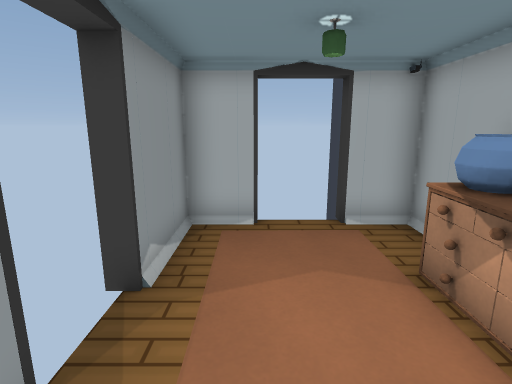
view 1 (above)

16 first-person views from a walk through a 3-D level made in the Godot game engine. The camera is 1.4 m above the floor, tilts 12° down and sees 80° across. The floor is counted in squares, 0.65 m on a side. Each view is taken from the middle of a square. On the plan, view 1 faces up. The plan holds only what a view shows up to about 18 squares ahead; the rest is blank. The place goes on beyond the plan. Flat picture figures and markers are left out. Characters and animated objects are not drawn. Door leaves are left out where a doorway can be walked through. Some surface patterns are stand-ins.

view 2
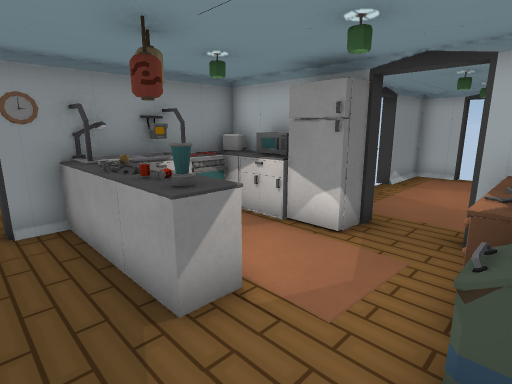

view 3
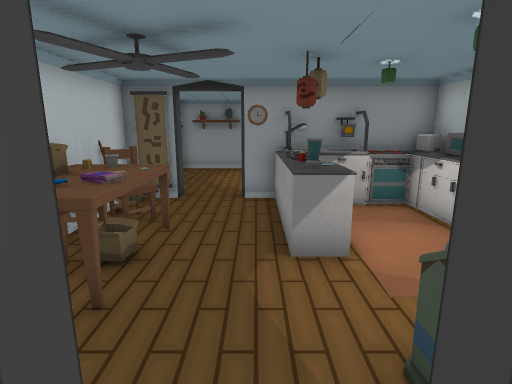

view 4
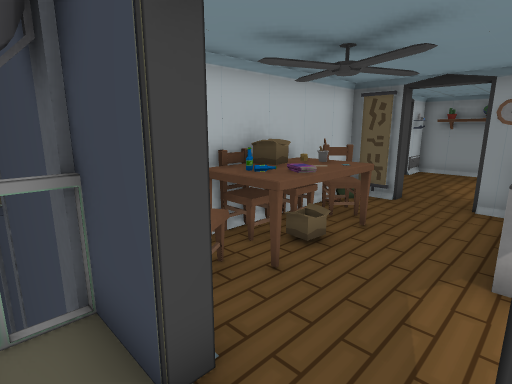

view 5
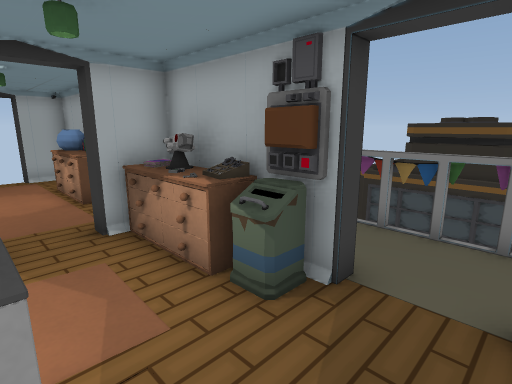

view 6
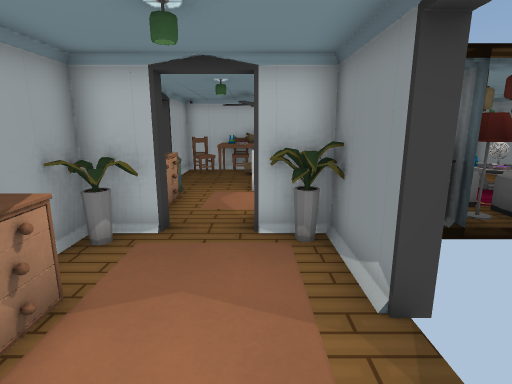

view 7
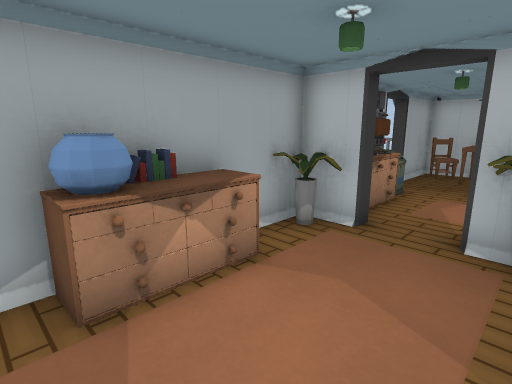

view 8
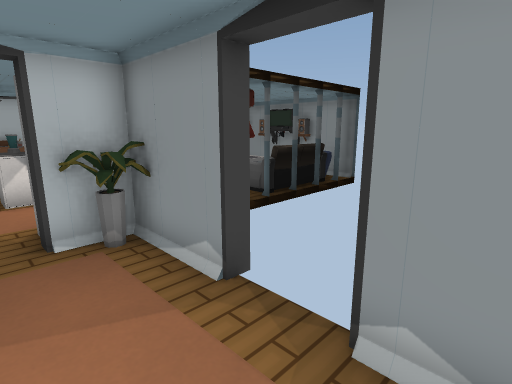

view 9
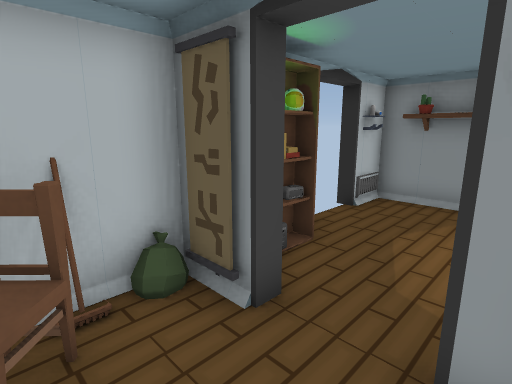

view 10
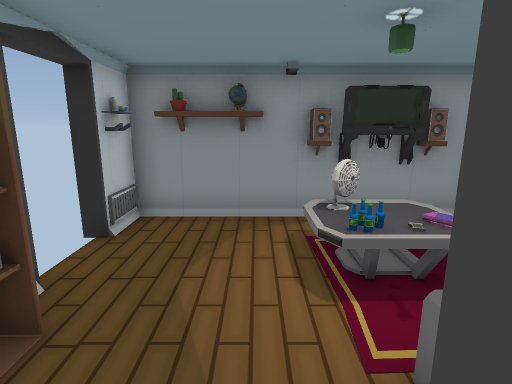

view 11
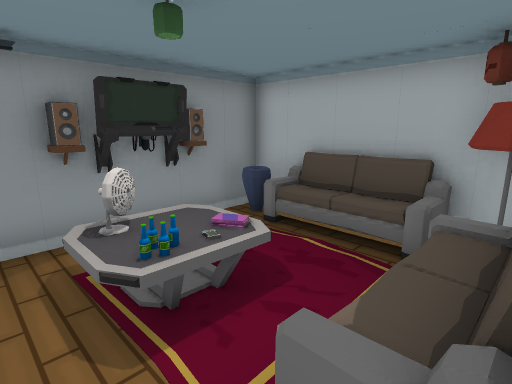

view 12
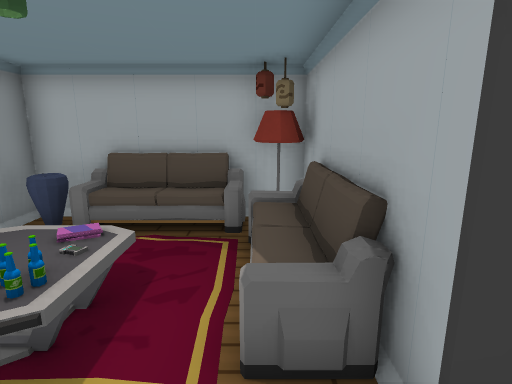

view 13
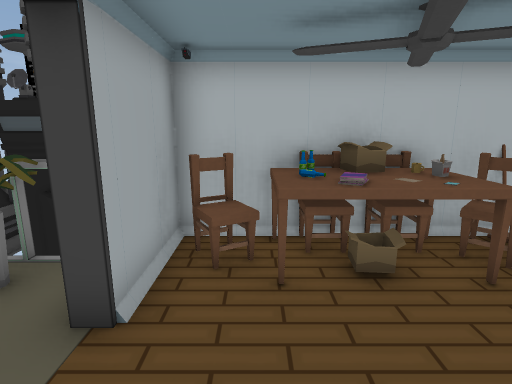

view 14
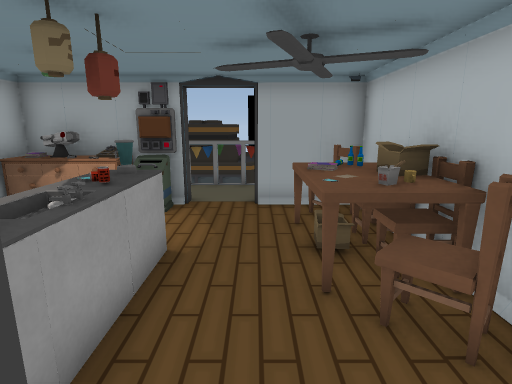

view 15
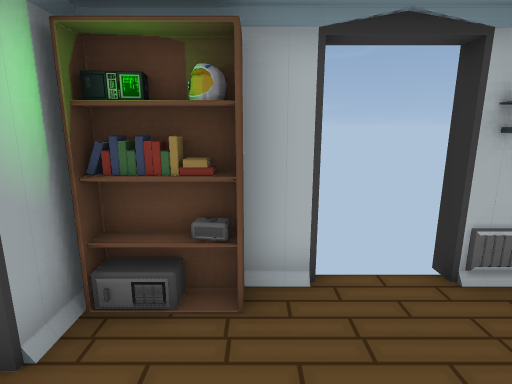

view 16
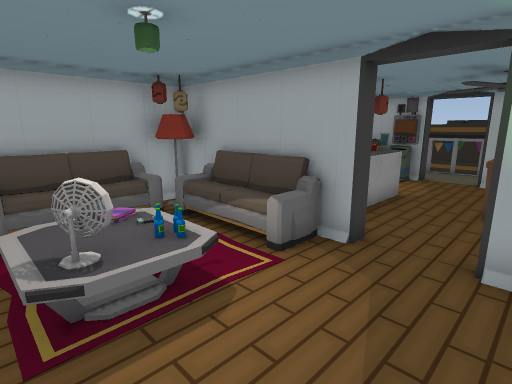

### Floor plan
Key: @ floor where view 1 was taken; # wall or solid block; . floor; D open door; = window, fence, low wall or low ledge; R drawers; C cupboard; M microwave; F fridge; A carpet; E oven; T table; B bin; L lantern; K clock; S shelf; H chair; G books; N banner; I box; J locker; P ship; Q vase; U lamp; W sofa; Y fan; Z monitor; O other object.
Columns run from 12 left of view 1 to 7 right of it. Each row starts with its distance up from view 1.
  7           ##DDD##
  6           #.....#
  5           #.....#
  4           D...RR#
  3           D...RG#
  2           D...RR#
  1           #....R#
  0           #Q@..Q#
 -1 ########  #Q#.#Q#
 -2 #QQ###LUCMMFF.RG#
 -3 ##Q...WLCCCFA.RP#
 -4  S....O#EE   .RR#
 -5  Z.OO.O#TCACC..B#.#
 -6  Z.Y#.O#CCOLC..BD.##
 -7  S.=#..#K.......D.##
 -8  S..............D.Q#
 -9  S........HTTGT.#QQ#
-10  S...SS#N#HTITHH####
-11  #JDD#S####H#H###
-12  ###

Positions as (right, up) in squares from view 1, and headings:
1: (0, 0), facing up
2: (3, -8), facing up-left
3: (5, -7), facing left
4: (5, -6), facing down-left
5: (0, -8), facing up-right
6: (0, 5), facing down
7: (-1, 5), facing down-right
8: (1, 5), facing down-left
9: (-2, -7), facing down-left
10: (-4, -8), facing left
11: (-5, -8), facing up-left
12: (-6, -9), facing up
13: (2, -5), facing down
14: (-5, -8), facing right
15: (-7, -7), facing down
16: (-10, -10), facing up-right
